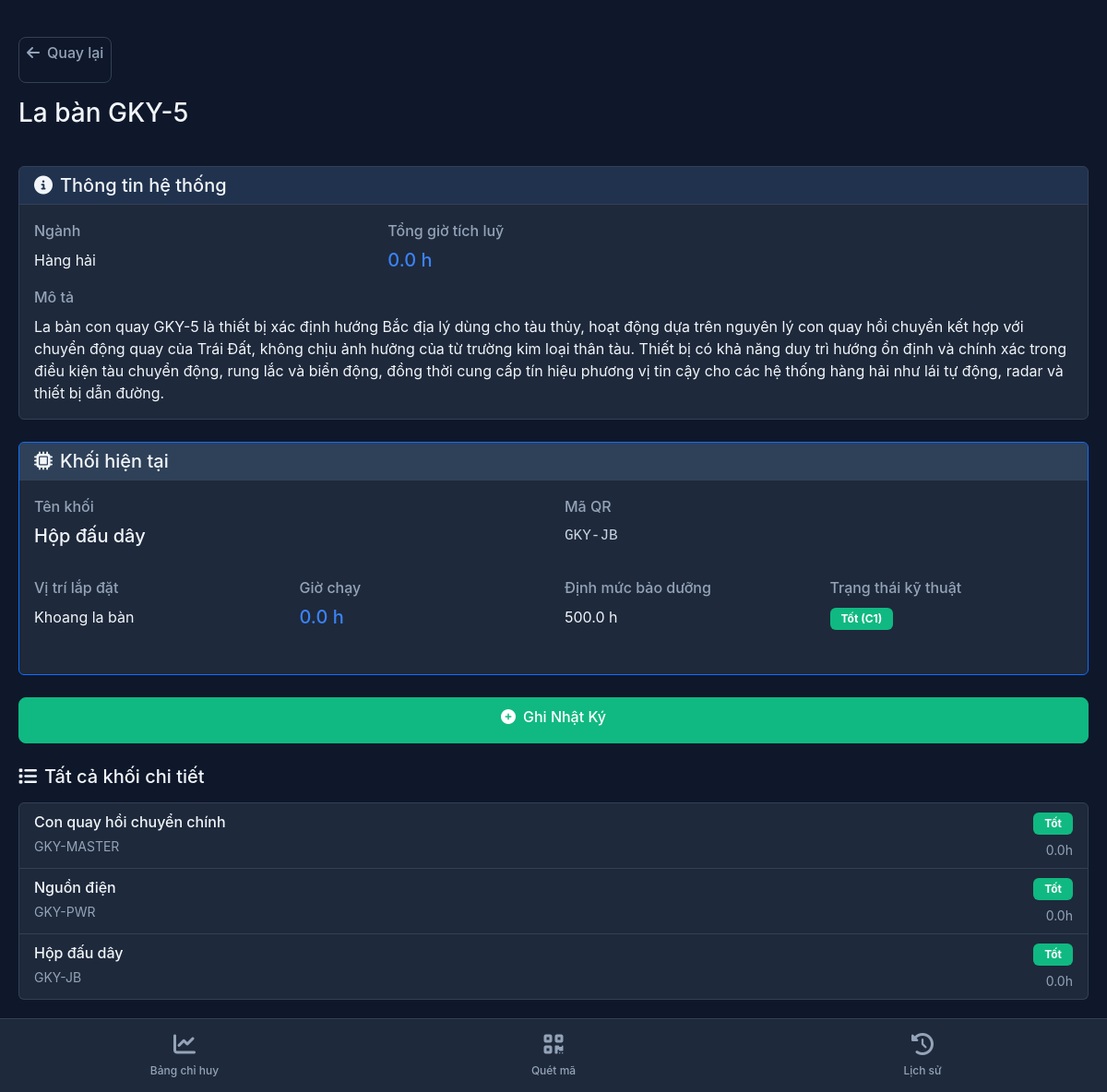
/thiet-bi/GKY-JB/, run on the app's committed database.
### qlthietbi/models.py (models this page shows, shortened)
class Device(models.Model):
    department = models.ForeignKey(Department, on_delete = models.CASCADE, verbose_name = "Thuộc ngành")
    name = models.CharField(max_length = 200, verbose_name="Tên thiết bị")
    description = models.TextField(blank = True, verbose_name = "Mô tả")
    total_system_hours = models.FloatField(default = 0.0, verbose_name = "Tổng giờ tích luỹ")
    class Meta:
        verbose_name = "3. Hệ thống thiết bị (Cha)"
        verbose_name_plural = "3. Hệ thống thiết bị (Cha)"

class Department(models.Model):
    name = models.CharField(max_length = 100, verbose_name = "Tên ngành")
    class Meta:
        verbose_name_plural = "1. Quản lý ngành"

class DeviceUnit(models.Model):
    STATUS_CHOICES = [
        ('NORMAL', 'Hoạt động bình thường'),
        ('MAINTENANCE','Bảo dưỡng'),
        ('ERROR', 'Lỗi')
    ]
    device = models.ForeignKey(Device, on_delete = models.CASCADE, related_name = 'units', verbose_name = "Thuộc Hệ thống")
    location = models.ForeignKey(Location, on_delete = models.SET_NULL, null = True, verbose_name = "Vị trí lắp đặt")
    name = models.CharField(max_length = 200, verbose_name = "Tên khối")
    qr_code = models.CharField(max_length = 50, unique = True, verbose_name = "Mã QR")
    qr_image = models.ImageField(upload_to='qr_codes/units/', blank=True, null=True, verbose_name="Mã QR")
    current_hours = models.FloatField(default = 0.0, verbose_name = "Giờ chạy")
    maintenance_threshold = models.FloatField(default = 500.0, verbose_name = "Định mức bảo dưỡng")
    status = models.CharField(max_length  = 20, choices = STATUS_CHOICES, default = 'NORMAL', verbose_name = "Trạng thái")
    class Meta:
        verbose_name = "4. Khối chi tiết"
        verbose_name_plural = "4. Khối chi tiết"

class Location(models.Model):
    name = models.CharField(max_length = 100, verbose_name = "Tên vị trí/Khoang hầm")
    class Meta:
        verbose_name_plural = "2. Danh mục vị trí"

### qlthietbi/views.py (the view)
# urls.py: path('thiet-bi/<str:qr_code>/', views.device_detail, name='device_detail'),
@require_http_methods(["GET"])
def device_detail(request, qr_code):
    device_unit = get_object_or_404(DeviceUnit, qr_code=qr_code)
    device = device_unit.device
    all_units = device.units.all()
    context = {
        'device': device,
        'device_unit': device_unit,
        'all_units': all_units,
    }
    return render(request, 'qlthietbi/device_detail.html', context)

### qlthietbi/templates/qlthietbi/device_detail.html (shortened to what this page needs)
{% extends 'qlthietbi/base.html' %}
{% block content %}
<div class="row mb-4">
    <div class="col-12">
        <a href="{% url 'dashboard' %}" class="btn btn-sm btn-outline-secondary mb-3">
            <i class="fas fa-arrow-left me-2"></i>Quay lại
        </a>
        <h1 class="h3 mb-3">{{ device.name }}</h1>
    </div>
</div>
<div class="row mb-4">
    <div class="col-12">
        <div class="card">
            <div class="card-header">
                <h5 class="mb-0">
                    <i class="fas fa-info-circle me-2"></i>Thông tin hệ thống
                </h5>
            </div>
            <div class="card-body">
                <div class="row mb-3">
                    <div class="col-6 col-md-4">
                        <label class="form-label text-muted">Ngành</label>
                        <p class="mb-0">{{ device.department.name }}</p>
                    </div>
                    <div class="col-6 col-md-4">
                        <label class="form-label text-muted">Tổng giờ tích luỹ</label>
                        <p class="mb-0 h5" style="color: var(--accent-primary);">{{ device.total_system_hours }} h</p>
                    </div>
                </div>
                {% if device.description %}
                    <div class="row">
                        <div class="col-12">
                            <label class="form-label text-muted">Mô tả</label>
                            <p class="mb-0">{{ device.description }}</p>
                        </div>
                    </div>
                {% endif %}
            </div>
        </div>
    </div>
</div>
<div class="row mb-4">
    <div class="col-12">
        <div class="card border-primary">
            <div class="card-header" style="background-color: rgba(65, 90, 119, 0.5);">
                <h5 class="mb-0">
                    <i class="fas fa-microchip me-2"></i>Khối hiện tại
                </h5>
            </div>
            <div class="card-body">
                <div class="row mb-3">
                    <div class="col-12 col-md-6 mb-3">
                        <label class="form-label text-muted">Tên khối</label>
                        <p class="mb-0 h5">{{ device_unit.name }}</p>
                    </div>
                    <div class="col-12 col-md-6 mb-3">
                        <label class="form-label text-muted">Mã QR</label>
                        <p class="mb-0 font-monospace">{{ device_unit.qr_code }}</p>
                    </div>
                </div>
                <div class="row mb-3">
                    <div class="col-6 col-md-3 mb-3">
                        <label class="form-label text-muted">Vị trí lắp đặt</label>
                        <p class="mb-0">{{ device_unit.location.name|default:"Không xác định" }}</p>
                    </div>
                    <div class="col-6 col-md-3 mb-3">
                        <label class="form-label text-muted">Giờ chạy</label>
                        <p class="mb-0 h5" style="color: var(--accent-primary);">{{ device_unit.current_hours }} h</p>
                    </div>
                    <div class="col-6 col-md-3 mb-3">
                        <label class="form-label text-muted">Định mức bảo dưỡng</label>
                        <p class="mb-0">{{ device_unit.maintenance_threshold }} h</p>
                    </div>
                    <div class="col-6 col-md-3 mb-3">
                        <label class="form-label text-muted">Trạng thái kỹ thuật</label>
                        <p class="mb-0">
                            {% if device_unit.status == 'NORMAL' %}
                                <span class="badge bg-success">Tốt (C1)</span>
                            {% elif device_unit.status == 'MAINTENANCE' %}
                                <span class="badge bg-warning text-dark">Cần bảo dưỡng (C2)</span>
                            {% elif device_unit.status == 'ERROR' %}
                                <span class="badge bg-danger">Hỏng hóc/Sự cố</span>
                            {% endif %}
                        </p>
                    </div>
                </div>
            </div>
        </div>
    </div>
</div>
<div class="row mb-4">
    <div class="col-12">
        <a href="{% url 'log_entry' device_unit.qr_code %}" class="btn btn-success btn-lg w-100">
            <i class="fas fa-plus-circle me-2"></i>Ghi Nhật Ký
        </a>
    </div>
</div>
{% if all_units.count > 1 %}
    <div class="row">
        <div class="col-12">
            <h5 class="mb-3">
                <i class="fas fa-list me-2"></i>Tất cả khối chi tiết
            </h5>
            <div class="list-group">
                {% for unit in all_units %}
                    <a href="{% url 'device_detail' unit.qr_code %}" class="list-group-item list-group-item-action">
                        <div class="d-flex w-100 justify-content-between align-items-center">
                            <div>
                                <h6 class="mb-1">{{ unit.name }}</h6>
                                <small class="text-muted">{{ unit.qr_code }}</small>
                            </div>
                            <div class="text-end">
                                <div class="mb-1">
                                    {% if unit.status == 'NORMAL' %}
                                        <span class="badge bg-success">Tốt</span>
                                    {% elif unit.status == 'MAINTENANCE' %}
                                        <span class="badge bg-warning text-dark">Bảo dưỡng</span>
                                    {% elif unit.status == 'ERROR' %}
                                        <span class="badge bg-danger">Hỏng</span>
                                    {% endif %}
                                </div>
                                <small class="text-muted">{{ unit.current_hours }}h</small>
                            </div>
                        </div>
                    </a>
                {% endfor %}
            </div>
        </div>
    </div>
{% endif %}
{% endblock %}

### qlthietbi/templates/qlthietbi/base.html (style rules this page uses)
:root { --bg-primary: #0f172a; --bg-surface: #1e293b; --text-primary: #f1f5f9; --text-muted: #94a3b8; --border-color: #334155; --accent-primary: #3b82f6; --accent-success: #10b981; --accent-warning: #f59e0b; --accent-danger: #ef4444; }
* { margin: 0; padding: 0; box-sizing: border-box; }
body { background-color: var(--bg-primary); color: var(--text-primary); font-family: -apple-system, BlinkMacSystemFont, 'Segoe UI', Roboto, 'Helvetica Neue', Arial, sans-serif; padding-bottom: 80px; }
.card { background-color: var(--bg-surface); border: 1px solid var(--border-color); color: var(--text-primary); }
.card-header { background-color: rgba(59, 130, 246, 0.1); border-bottom: 1px solid var(--border-color); }
.btn { min-height: 50px; font-weight: 500; border-radius: 8px; font-size: 16px; }
.btn-success { background-color: var(--accent-success); border-color: var(--accent-success); }
.btn-outline-secondary { border-color: var(--border-color); color: var(--text-muted); }
.form-label { color: var(--text-primary); font-weight: 500; margin-bottom: 8px; }
.list-group-item { background-color: var(--bg-surface); border-color: var(--border-color); color: var(--text-primary); }
.badge { font-size: 12px; padding: 6px 12px; }
.badge.bg-success { background-color: var(--accent-success) !important; }
.text-muted { color: var(--text-muted) !important; }
.font-monospace { font-family: 'Courier New', monospace; color: #cbd5e1; }

### data on the page
Device: name "La bàn GKY-5", department.name "Hàng hải", total_system_hours "0.0", description "La bàn con quay GKY-5 là thiết bị xác định hướng Bắc địa lý dùng cho tàu thủy, hoạt động dựa trên nguyên lý con quay hồi chuyển kết hợp với chuyển động quay của Trái Đất, không chịu ảnh hưởng của từ trường kim loại thân tàu. Thiết bị có khả năng duy trì hướng ổn định và chính xác trong điều kiện tàu chuyển động, rung lắc và biển động, đồng thời cung cấp tín hiệu phương vị tin cậy cho các hệ thống hàng hải như lái tự động, radar và thiết bị dẫn đường."
DeviceUnit: name "Hộp đấu dây", qr_code "GKY-JB", location.name "Khoang la bàn", current_hours "0.0", maintenance_threshold "500.0", status "Tốt"
DeviceUnit: name "Con quay hồi chuyển chính", qr_code "GKY-MASTER", status "Tốt", current_hours "0.0"
DeviceUnit: name "Nguồn điện", qr_code "GKY-PWR", status "Tốt", current_hours "0.0"
